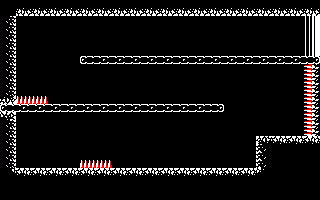

This game map was drawn from its Tiled (.tmx) file and the tilesets committed beside it. A one-line description and the full map source follow:
An orthogonal 20x25 tile map with 16x8 px tiles, 1 tile layer (Capa de Patrones 1).

<map version="1.2" tiledversion="1.2.4" orientation="orthogonal" renderorder="right-down" width="20" height="25" tilewidth="16" tileheight="8" infinite="0" nextlayerid="2" nextobjectid="1">
 <tileset firstgid="1" source="tileset.tsx" />
 <layer id="1" name="Capa de Patrones 1" width="20" height="25">
  <data encoding="csv">
1,1,1,1,1,1,1,1,1,1,1,1,1,1,1,1,1,1,1,1,
1,13,13,13,13,13,13,13,13,13,13,13,13,13,13,13,13,13,13,13,
14,1,1,1,1,1,1,1,1,1,1,1,1,1,1,1,1,1,1,5,
14,1,1,1,1,1,1,1,1,1,1,1,1,1,1,1,1,1,1,5,
14,1,1,1,1,1,1,1,1,1,1,1,1,1,1,1,1,1,1,5,
14,1,1,1,1,1,1,1,1,1,1,1,1,1,1,1,1,1,1,5,
14,1,1,1,1,1,1,1,1,1,1,1,1,1,1,1,1,1,1,5,
14,1,1,1,1,21,25,25,25,25,25,25,25,25,25,25,25,25,25,22,
14,1,1,1,1,1,1,1,1,1,1,1,1,1,1,1,1,1,1,17,
14,1,1,1,1,1,1,1,1,1,1,1,1,1,1,1,1,1,1,17,
14,1,1,1,1,1,1,1,1,1,1,1,1,1,1,1,1,1,1,17,
14,1,1,1,1,1,1,1,1,1,1,1,1,1,1,1,1,1,1,17,
16,2,2,1,1,1,1,1,1,1,1,1,1,1,1,1,1,1,1,17,
21,25,25,25,25,25,25,25,25,25,25,25,25,22,1,1,1,1,1,17,
12,1,1,1,1,1,1,1,1,1,1,1,1,1,1,1,1,1,1,17,
14,1,1,1,1,1,1,1,1,1,1,1,1,1,1,1,1,1,1,17,
14,1,1,1,1,1,1,1,1,1,1,1,1,1,1,1,1,1,1,17,
14,1,1,1,1,1,1,1,1,1,1,1,1,1,1,1,11,9,9,9,
14,1,1,1,1,1,1,1,1,1,1,1,1,1,1,1,10,1,1,1,
14,1,1,1,1,1,1,1,1,1,1,1,1,1,1,1,10,1,1,1,
14,1,1,1,1,2,2,1,1,1,1,1,1,1,1,1,10,1,1,1,
23,9,9,9,9,9,9,9,9,9,9,9,9,9,9,9,24,1,1,1,
1,1,1,1,1,1,1,1,1,1,1,1,1,1,1,1,1,1,1,1,
1,1,1,1,1,1,1,1,1,1,1,1,1,1,1,1,1,1,1,1,
1,1,1,1,1,1,1,1,1,1,1,1,1,1,1,1,1,1,1,1
</data>
 </layer>
</map>
